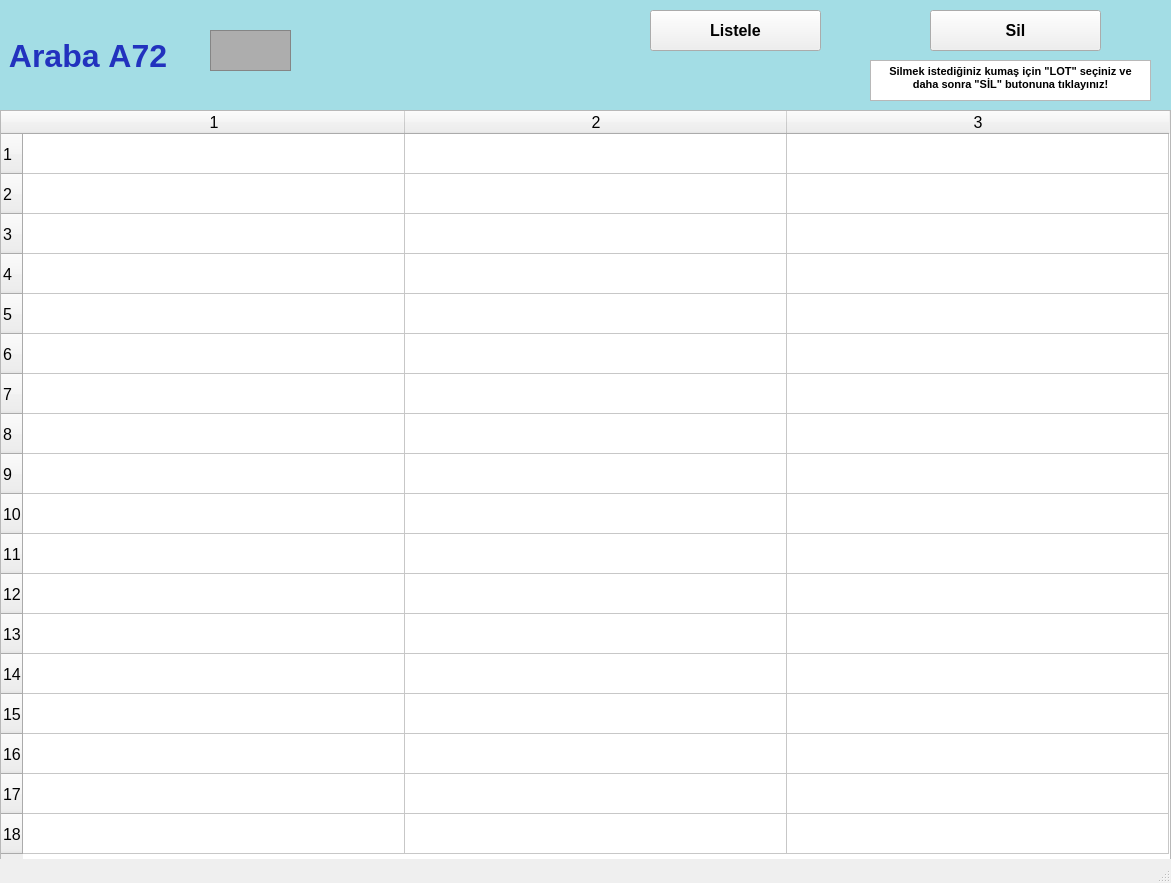
<?xml version="1.0" encoding="UTF-8"?>
<ui version="4.0">
 <class>arabalarA72_ekran</class>
 <widget class="QMainWindow" name="arabalarA72_ekran">
  <property name="geometry">
   <rect>
    <x>0</x>
    <y>0</y>
    <width>1171</width>
    <height>883</height>
   </rect>
  </property>
  <property name="font">
   <font>
    <pointsize>12</pointsize>
    <weight>50</weight>
    <bold>false</bold>
    <kerning>false</kerning>
   </font>
  </property>
  <property name="windowTitle">
   <string/>
  </property>
  <widget class="QWidget" name="centralwidget">
   <widget class="QLabel" name="arabaA1yazi_lbl">
    <property name="geometry">
     <rect>
      <x>0</x>
      <y>0</y>
      <width>1171</width>
      <height>111</height>
     </rect>
    </property>
    <property name="font">
     <font>
      <pointsize>24</pointsize>
      <weight>75</weight>
      <bold>true</bold>
     </font>
    </property>
    <property name="styleSheet">
     <string notr="true">background-color: rgb(163, 221, 229);
color: rgb(34, 50, 190);</string>
    </property>
    <property name="text">
     <string> Araba A72</string>
    </property>
   </widget>
   <widget class="QFrame" name="arabaA1_img">
    <property name="geometry">
     <rect>
      <x>210</x>
      <y>30</y>
      <width>81</width>
      <height>41</height>
     </rect>
    </property>
    <property name="styleSheet">
     <string notr="true">background-color: rgb(173, 173, 173);</string>
    </property>
    <property name="frameShape">
     <enum>QFrame::StyledPanel</enum>
    </property>
    <property name="frameShadow">
     <enum>QFrame::Raised</enum>
    </property>
   </widget>
   <widget class="QPushButton" name="listele72_btn">
    <property name="geometry">
     <rect>
      <x>650</x>
      <y>10</y>
      <width>171</width>
      <height>41</height>
     </rect>
    </property>
    <property name="font">
     <font>
      <pointsize>12</pointsize>
      <weight>75</weight>
      <bold>true</bold>
     </font>
    </property>
    <property name="text">
     <string>Listele</string>
    </property>
   </widget>
   <widget class="QTableWidget" name="A72_tw">
    <property name="geometry">
     <rect>
      <x>0</x>
      <y>110</y>
      <width>1171</width>
      <height>751</height>
     </rect>
    </property>
    <property name="baseSize">
     <size>
      <width>0</width>
      <height>0</height>
     </size>
    </property>
    <property name="rowCount">
     <number>18</number>
    </property>
    <property name="columnCount">
     <number>3</number>
    </property>
    <attribute name="horizontalHeaderVisible">
     <bool>true</bool>
    </attribute>
    <attribute name="horizontalHeaderCascadingSectionResizes">
     <bool>false</bool>
    </attribute>
    <attribute name="horizontalHeaderDefaultSectionSize">
     <number>382</number>
    </attribute>
    <attribute name="horizontalHeaderMinimumSectionSize">
     <number>38</number>
    </attribute>
    <attribute name="verticalHeaderDefaultSectionSize">
     <number>40</number>
    </attribute>
    <attribute name="verticalHeaderMinimumSectionSize">
     <number>23</number>
    </attribute>
    <row/>
    <row/>
    <row/>
    <row/>
    <row/>
    <row/>
    <row/>
    <row/>
    <row/>
    <row/>
    <row/>
    <row/>
    <row/>
    <row/>
    <row/>
    <row/>
    <row/>
    <row/>
    <column/>
    <column/>
    <column/>
   </widget>
   <widget class="QPushButton" name="sil72_btn">
    <property name="geometry">
     <rect>
      <x>930</x>
      <y>10</y>
      <width>171</width>
      <height>41</height>
     </rect>
    </property>
    <property name="font">
     <font>
      <pointsize>12</pointsize>
      <weight>75</weight>
      <bold>true</bold>
     </font>
    </property>
    <property name="text">
     <string>Sil</string>
    </property>
   </widget>
   <widget class="QTextBrowser" name="textBrowser">
    <property name="geometry">
     <rect>
      <x>870</x>
      <y>60</y>
      <width>281</width>
      <height>41</height>
     </rect>
    </property>
    <property name="html">
     <string>&lt;!DOCTYPE HTML PUBLIC &quot;-//W3C//DTD HTML 4.0//EN&quot; &quot;http://www.w3.org/TR/REC-html40/strict.dtd&quot;&gt;
&lt;html&gt;&lt;head&gt;&lt;meta name=&quot;qrichtext&quot; content=&quot;1&quot; /&gt;&lt;style type=&quot;text/css&quot;&gt;
p, li { white-space: pre-wrap; }
&lt;/style&gt;&lt;/head&gt;&lt;body style=&quot; font-family:'MS Shell Dlg 2'; font-size:12pt; font-weight:400; font-style:normal;&quot;&gt;
&lt;p align=&quot;center&quot; style=&quot; margin-top:0px; margin-bottom:0px; margin-left:0px; margin-right:0px; -qt-block-indent:0; text-indent:0px;&quot;&gt;&lt;span style=&quot; font-size:8pt; font-weight:600;&quot;&gt;Silmek istediğiniz kumaş için &amp;quot;LOT&amp;quot; seçiniz ve daha sonra &amp;quot;SİL&amp;quot; butonuna tıklayınız!&lt;/span&gt;&lt;/p&gt;&lt;/body&gt;&lt;/html&gt;</string>
    </property>
   </widget>
  </widget>
  <widget class="QStatusBar" name="statusbar"/>
 </widget>
 <resources/>
 <connections/>
</ui>
